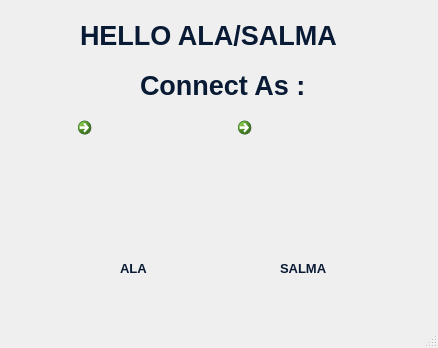
<?xml version="1.0" encoding="UTF-8"?>
<ui version="4.0">
 <class>MainWindow</class>
 <widget class="QMainWindow" name="MainWindow">
  <property name="geometry">
   <rect>
    <x>0</x>
    <y>0</y>
    <width>438</width>
    <height>348</height>
   </rect>
  </property>
  <property name="windowTitle">
   <string>MainWindow</string>
  </property>
  <widget class="QWidget" name="centralwidget">
   <widget class="QCommandLinkButton" name="Ala">
    <property name="geometry">
     <rect>
      <x>70</x>
      <y>110</y>
      <width>121</width>
      <height>141</height>
     </rect>
    </property>
    <property name="cursor">
     <cursorShape>PointingHandCursor</cursorShape>
    </property>
    <property name="text">
     <string/>
    </property>
    <property name="icon">
     <iconset>
      <normaloff>../ala.png</normaloff>../ala.png</iconset>
    </property>
    <property name="iconSize">
     <size>
      <width>160</width>
      <height>160</height>
     </size>
    </property>
   </widget>
   <widget class="QLabel" name="label_19">
    <property name="geometry">
     <rect>
      <x>80</x>
      <y>20</y>
      <width>271</width>
      <height>31</height>
     </rect>
    </property>
    <property name="font">
     <font>
      <pointsize>20</pointsize>
      <weight>75</weight>
      <italic>false</italic>
      <bold>true</bold>
     </font>
    </property>
    <property name="cursor">
     <cursorShape>ArrowCursor</cursorShape>
    </property>
    <property name="styleSheet">
     <string notr="true">color: rgb(9, 26, 52);</string>
    </property>
    <property name="text">
     <string>HELLO ALA/SALMA</string>
    </property>
   </widget>
   <widget class="QLabel" name="label_20">
    <property name="geometry">
     <rect>
      <x>140</x>
      <y>70</y>
      <width>171</width>
      <height>31</height>
     </rect>
    </property>
    <property name="font">
     <font>
      <pointsize>20</pointsize>
      <weight>75</weight>
      <italic>false</italic>
      <bold>true</bold>
     </font>
    </property>
    <property name="cursor">
     <cursorShape>ArrowCursor</cursorShape>
    </property>
    <property name="styleSheet">
     <string notr="true">color: rgb(9, 26, 52);</string>
    </property>
    <property name="text">
     <string>Connect As :</string>
    </property>
   </widget>
   <widget class="QCommandLinkButton" name="salma">
    <property name="geometry">
     <rect>
      <x>230</x>
      <y>110</y>
      <width>131</width>
      <height>141</height>
     </rect>
    </property>
    <property name="cursor">
     <cursorShape>PointingHandCursor</cursorShape>
    </property>
    <property name="text">
     <string/>
    </property>
    <property name="icon">
     <iconset>
      <normaloff>../salma.png</normaloff>../salma.png</iconset>
    </property>
    <property name="iconSize">
     <size>
      <width>140</width>
      <height>140</height>
     </size>
    </property>
   </widget>
   <widget class="QLabel" name="label_18">
    <property name="geometry">
     <rect>
      <x>280</x>
      <y>260</y>
      <width>51</width>
      <height>16</height>
     </rect>
    </property>
    <property name="font">
     <font>
      <pointsize>10</pointsize>
      <weight>75</weight>
      <italic>false</italic>
      <bold>true</bold>
     </font>
    </property>
    <property name="cursor">
     <cursorShape>ArrowCursor</cursorShape>
    </property>
    <property name="styleSheet">
     <string notr="true">color: rgb(9, 26, 52);</string>
    </property>
    <property name="text">
     <string>SALMA</string>
    </property>
   </widget>
   <widget class="QLabel" name="label">
    <property name="geometry">
     <rect>
      <x>-440</x>
      <y>0</y>
      <width>971</width>
      <height>651</height>
     </rect>
    </property>
    <property name="cursor">
     <cursorShape>ArrowCursor</cursorShape>
    </property>
    <property name="text">
     <string/>
    </property>
    <property name="pixmap">
     <pixmap>../plan.jpg</pixmap>
    </property>
   </widget>
   <widget class="QLabel" name="label_17">
    <property name="geometry">
     <rect>
      <x>120</x>
      <y>260</y>
      <width>31</width>
      <height>16</height>
     </rect>
    </property>
    <property name="font">
     <font>
      <pointsize>10</pointsize>
      <weight>75</weight>
      <italic>false</italic>
      <bold>true</bold>
     </font>
    </property>
    <property name="cursor">
     <cursorShape>ArrowCursor</cursorShape>
    </property>
    <property name="styleSheet">
     <string notr="true">color: rgb(9, 26, 52);</string>
    </property>
    <property name="text">
     <string>ALA</string>
    </property>
   </widget>
   <zorder>label</zorder>
   <zorder>Ala</zorder>
   <zorder>label_19</zorder>
   <zorder>label_20</zorder>
   <zorder>salma</zorder>
   <zorder>label_18</zorder>
   <zorder>label_17</zorder>
  </widget>
  <widget class="QMenuBar" name="menubar">
   <property name="geometry">
    <rect>
     <x>0</x>
     <y>0</y>
     <width>438</width>
     <height>21</height>
    </rect>
   </property>
  </widget>
  <widget class="QStatusBar" name="statusbar"/>
 </widget>
 <resources/>
 <connections/>
</ui>
